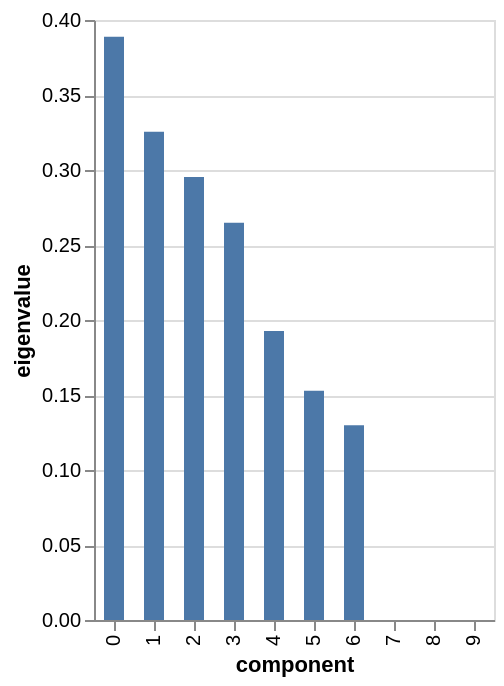

Notebook code for this chart:
### Code cell
# %load solutions/pmca/mca_eigenvalues.py
display(mca.eigenvalues_summary)

mca.scree_plot()

### Figure 1 — Vega-Lite specification as saved in the notebook (floating-point values rounded to 4 significant figures)
{"config": {"view": {"continuousWidth": 300, "continuousHeight": 300}}, "data": {"name": "data-b8adc136d9f4abb5b9bac557243a71d3"}, "mark": {"type": "bar", "size": 10}, "encoding": {"tooltip": [{"field": "component", "type": "nominal"}, {"field": "eigenvalue", "type": "quantitative"}, {"field": "% of variance", "type": "quantitative"}, {"field": "% of variance (cumulative)", "type": "quantitative"}], "x": {"field": "component", "sort": ["0", "1", "2", "3", "4", "5", "6", "7", "8", "9"], "type": "nominal"}, "y": {"field": "eigenvalue", "type": "quantitative"}}, "$schema": "https://vega.github.io/schema/vega-lite/v6.1.0.json", "datasets": {"data-b8adc136d9f4abb5b9bac557243a71d3": [{"component": "0", "eigenvalue": 0.3889, "% of variance": 22.22, "% of variance (cumulative)": 22.22}, {"component": "1", "eigenvalue": 0.3255, "% of variance": 18.6, "% of variance (cumulative)": 40.82}, {"component": "2", "eigenvalue": 0.2953, "% of variance": 16.87, "% of variance (cumulative)": 57.7}, {"component": "3", "eigenvalue": 0.2649, "% of variance": 15.14, "% of variance (cumulative)": 72.83}, {"component": "4", "eigenvalue": 0.1927, "% of variance": 11.01, "% of variance (cumulative)": 83.84}, {"component": "5", "eigenvalue": 0.1529, "% of variance": 8.737, "% of variance (cumulative)": 92.58}, {"component": "6", "eigenvalue": 0.1298, "% of variance": 7.419, "% of variance (cumulative)": 100.0}, {"component": "7", "eigenvalue": 2.13e-33, "% of variance": 1.217e-31, "% of variance (cumulative)": 100.0}, {"component": "8", "eigenvalue": 1.386e-33, "% of variance": 7.923e-32, "% of variance (cumulative)": 100.0}, {"component": "9", "eigenvalue": 1.069e-34, "% of variance": 6.106e-33, "% of variance (cumulative)": 100.0}]}}
